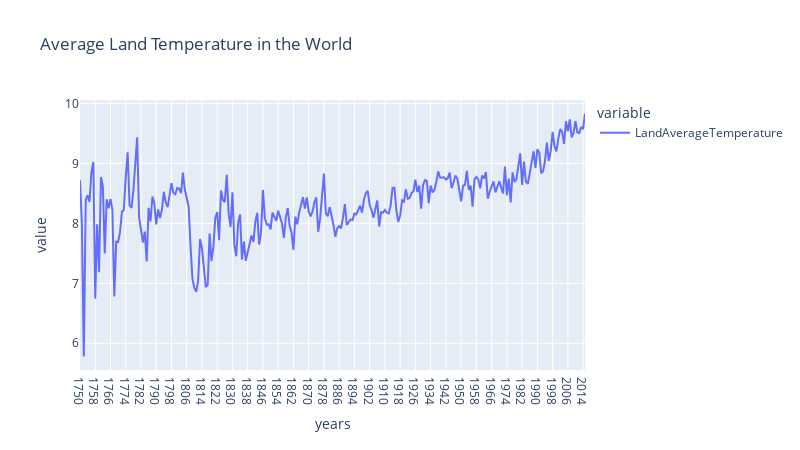

The cell this chart's notebook holds for it:
### Code cell
px.line(
    data_frame=data,
    x='years',
#    y=['LandAverageTemperature', 'Uncertainity Top', 'Uncertainity Bottom'],
    y=['LandAverageTemperature'],    
    render_mode='auto',
    title='Average Land Temperature in the World',
    width=800,
    height=450,
)

### Figure 1 — Plotly figure (JSON) as saved in the notebook; plotly's stock layout.template omitted (floating-point values rounded to 4 significant figures; data arrays with more than 128 entries replaced by an {"elided": "..."} marker saying what was removed)
{"data": [{"hovertemplate": "variable=LandAverageTemperature<br>years=%{x}<br>value=%{y}<extra></extra>", "legendgroup": "LandAverageTemperature", "line": {"color": "#636efa", "dash": "solid"}, "marker": {"symbol": "circle"}, "mode": "lines", "name": "LandAverageTemperature", "orientation": "v", "showlegend": true, "type": "scatter", "x": {"elided": "266 str values"}, "xaxis": "x", "y": {"elided": "266 float values"}, "yaxis": "y"}], "layout": {"height": 450, "legend": {"title": {"text": "variable"}, "tracegroupgap": 0}, "title": {"text": "Average Land Temperature in the World"}, "width": 800, "xaxis": {"anchor": "y", "domain": [0, 1], "title": {"text": "years"}}, "yaxis": {"anchor": "x", "domain": [0, 1], "title": {"text": "value"}}}}
